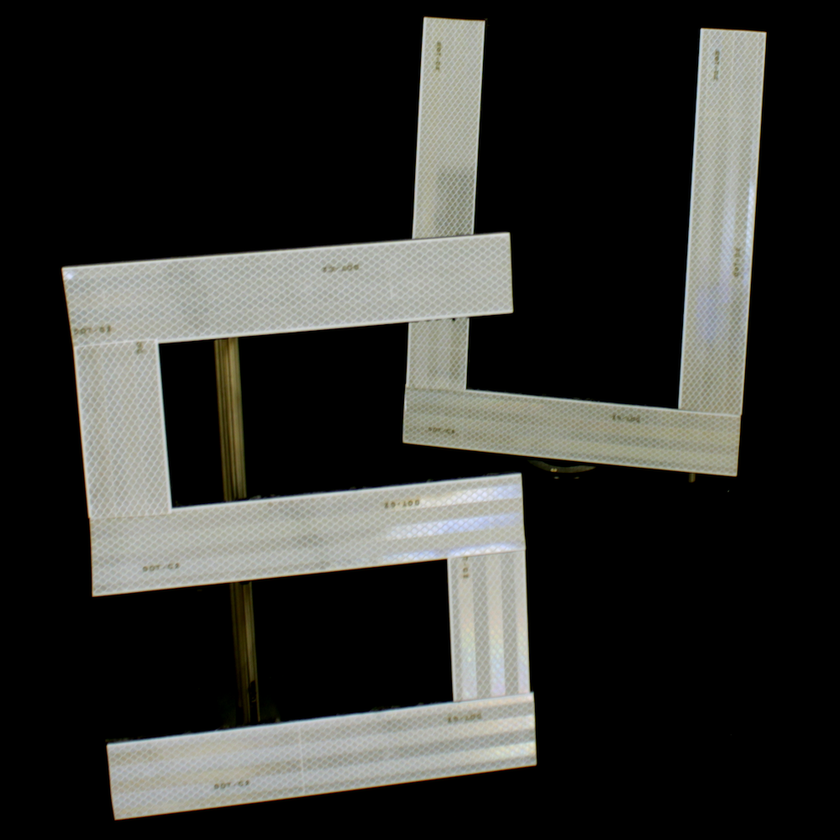
#> input picture data/scenes/blends/su.png, 840 x 840 px, shrunk from 1000 x 1000 before the run, found by its file name
$ jupyter execute processing.ipynb
#> lines starting #> are read from the running program, lines starting #| are printed output that depends on the picture
[cell 1]
from pathlib import Path

import matplotlib.pyplot as plt
import numpy as np
from PIL import Image
from scipy.ndimage import gaussian_filter

img_path = Path('/home/cristiancrr/demo_nlos/data/scenes/blends/su.png')

img_rgb = np.asarray(Image.open(img_path).convert('RGB'), dtype=np.float32) / 255.0
img_gray = np.asarray(Image.open(img_path).convert('L'), dtype=np.float32) / 255.0
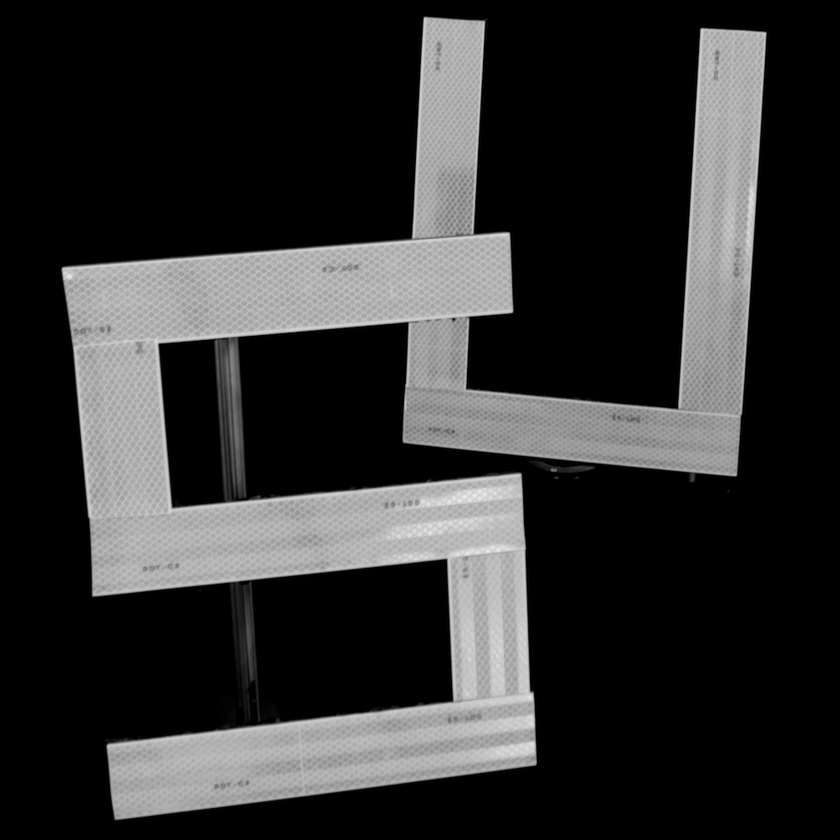
#> img_gray: shape (840, 840) float32; min 0, max 0.922, mean 0.186

# Amplitud y fase en el dominio de Fourier de la imagen en gris.
fft_img = np.fft.fftshift(np.fft.fft2(img_gray))
amplitude = np.abs(fft_img)
phase = np.angle(fft_img)
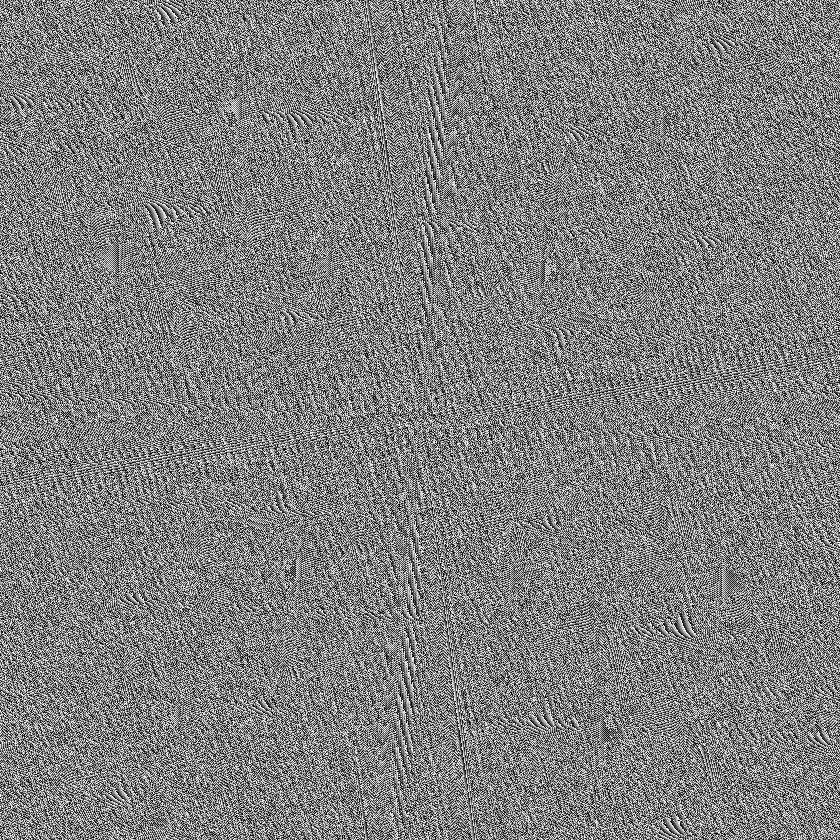
#> phase: shape (840, 840) float64; min -3.14, max 3.14, mean 2.71e-17; drawn with min black and max white
log_amplitude = np.log1p(amplitude)
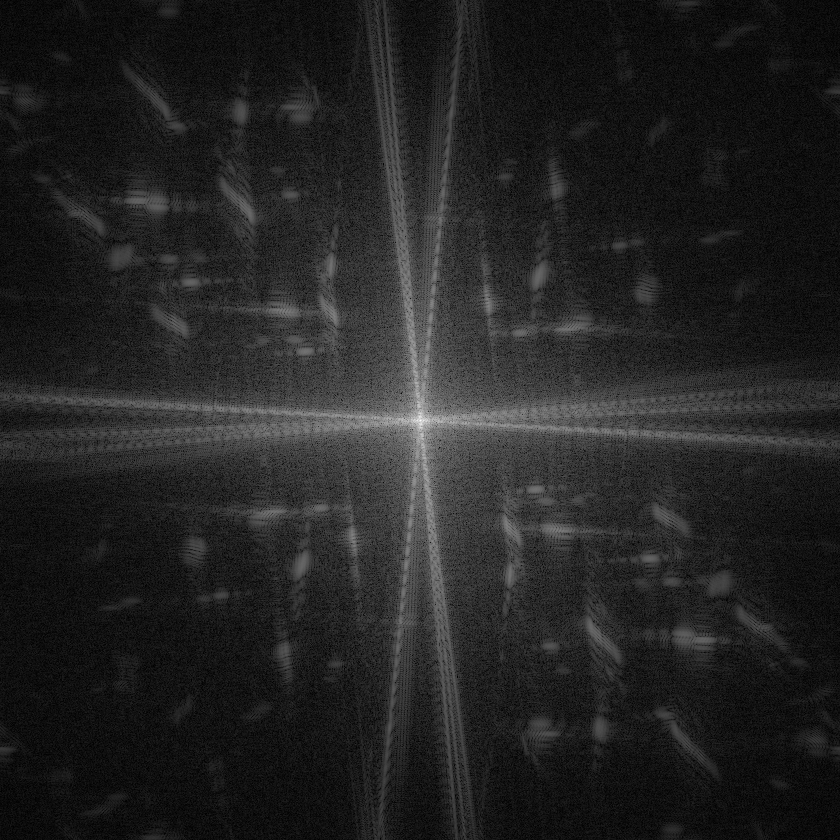
#> log_amplitude: shape (840, 840) float64; min 0.00329, max 11.79, mean 1.64; drawn with min black and max white

# Blur gaussiano fuerte seguido de ruido Poisson.
blur_sigma = 100.0
blurred = gaussian_filter(img_rgb, sigma=(blur_sigma, blur_sigma, 0))
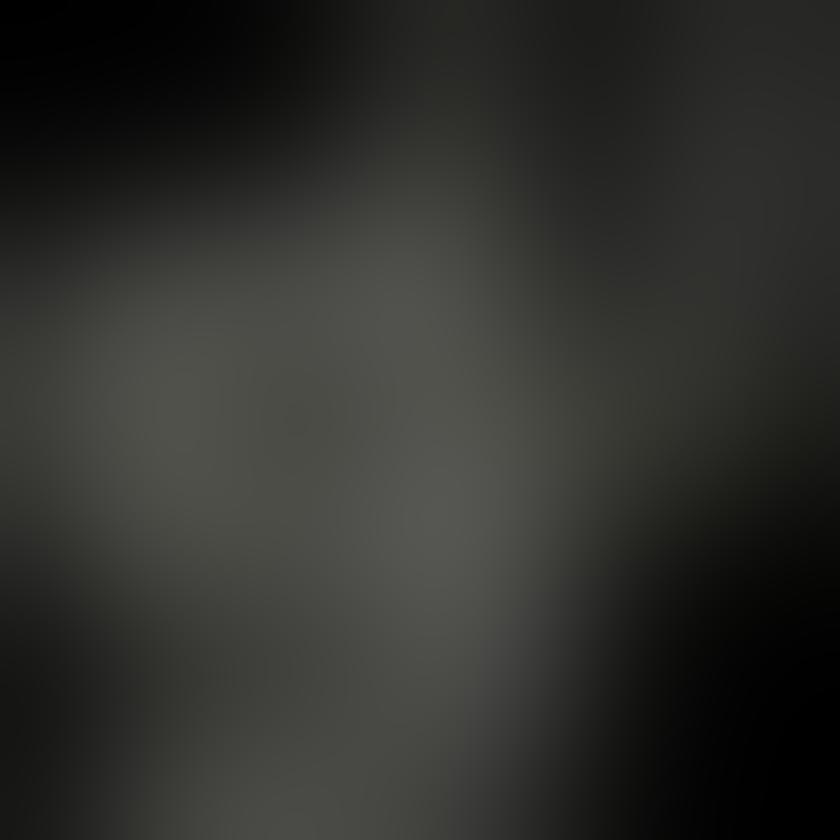
#> blurred: shape (840, 840, 3) float32; mean R, G, B 0.187, 0.188, 0.176

# La escala controla cuanta energia llega al sensor antes del muestreo Poisson.
poisson_scale = 100
rng = np.random.default_rng(42)
distorted = rng.poisson(np.clip(blurred, 0, 1) * poisson_scale).astype(np.float32) / poisson_scale

fig, axes = plt.subplots(1, 4, figsize=(20, 5))
axes[0].imshow(img_rgb)
axes[0].set_title('Imagen original')
axes[1].imshow(log_amplitude, cmap='magma')
axes[1].set_title('Log amplitud FFT')
axes[2].imshow(phase, cmap='twilight', vmin=-np.pi, vmax=np.pi)
axes[2].set_title('Fase FFT')
axes[3].imshow(np.clip(distorted, 0, 1))
axes[3].set_title(f'Blur fuerte + Poisson\n(sigma={blur_sigma}, scale={poisson_scale})')

for ax in axes:
    ax.axis('off')

plt.tight_layout()
plt.show()

print(f'img_rgb.shape = {img_rgb.shape}')
#| img_rgb.shape = (840, 840, 3)
print(f'img_gray.shape = {img_gray.shape}')
#| img_gray.shape = (840, 840)
print(f'amplitude.shape = {amplitude.shape}')
#| amplitude.shape = (840, 840)
print(f'phase.shape = {phase.shape}')
#| phase.shape = (840, 840)
print(f'blurred.shape = {blurred.shape}')
#| blurred.shape = (840, 840, 3)
print(f'distorted.shape = {distorted.shape}')
#| distorted.shape = (840, 840, 3)
print('Nota: esta fase es la fase de Fourier de la imagen, no una fase optica medida del objeto.')

$ run again, with data/scenes/blends/dummy.png copied over data/scenes/blends/su.png
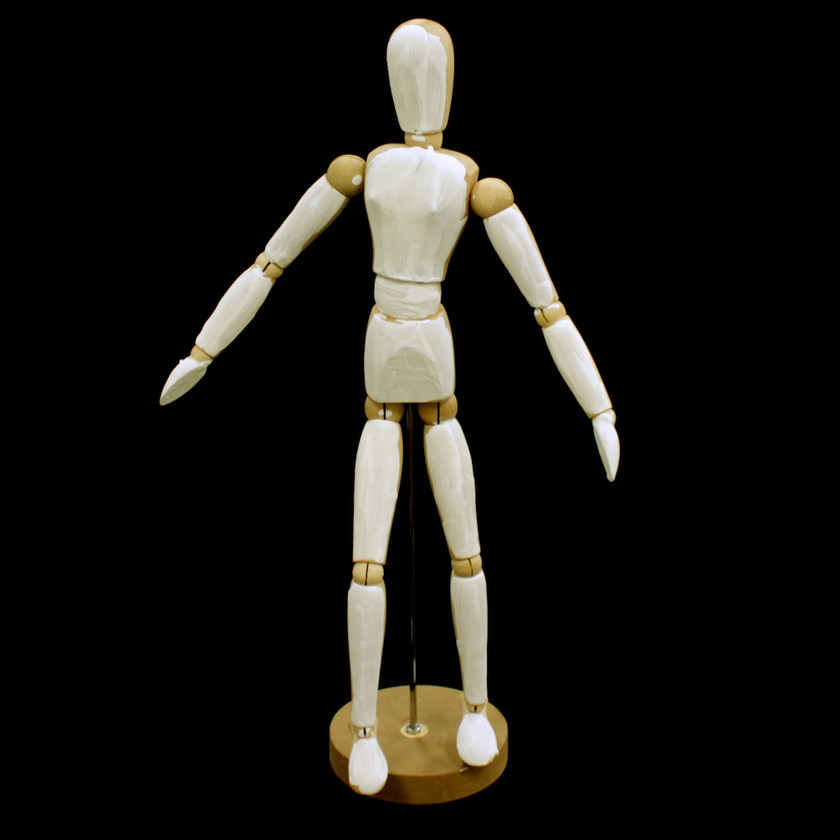
#> input picture data/scenes/blends/dummy.png, 840 x 840 px, shrunk from 1000 x 1000 before the run, found by its file name
#> `log_amplitude = np.log1p(amplitude)`:
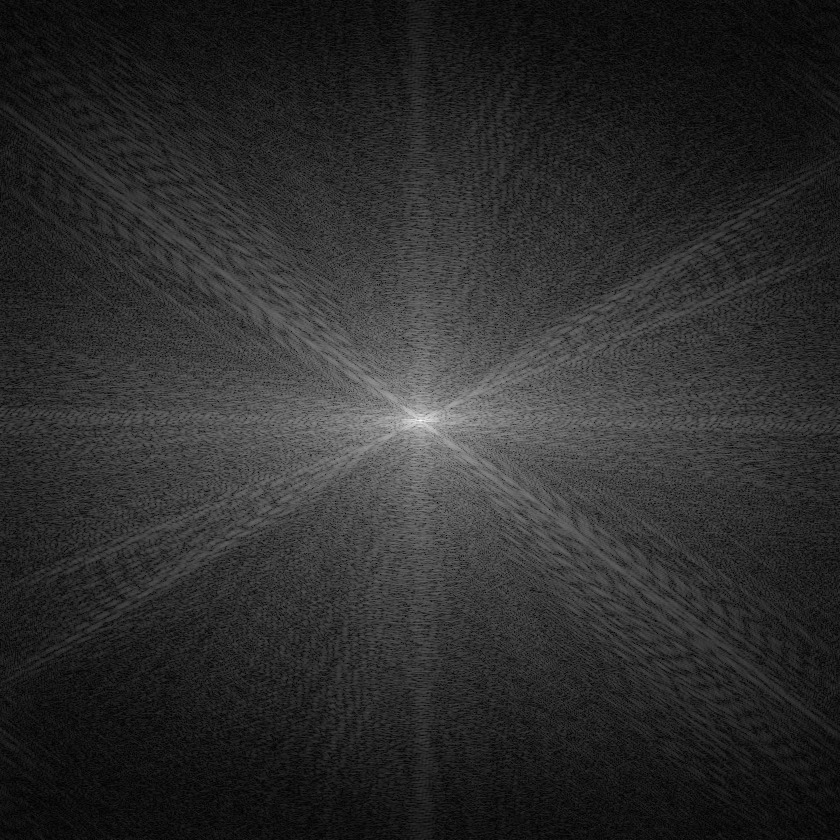
#> log_amplitude: shape (840, 840) float64; min 0.00167, max 11.02, mean 1.96; drawn with min black and max white
#> `blurred = gaussian_filter(img_rgb, sigma=(blur_sigma, blur_sigma, 0))`:
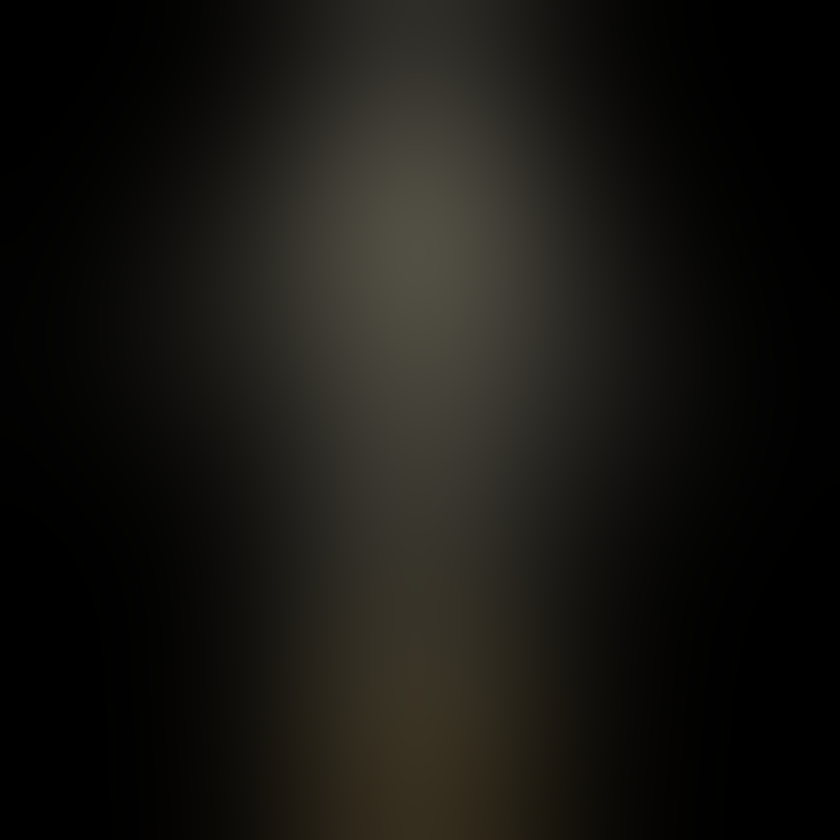
#> blurred: shape (840, 840, 3) float32; mean R, G, B 0.092, 0.0867, 0.0723
#| img_rgb.shape = (840, 840, 3)
#| img_gray.shape = (840, 840)
#| amplitude.shape = (840, 840)
#| phase.shape = (840, 840)
#| blurred.shape = (840, 840, 3)
#| distorted.shape = (840, 840, 3)

$ run again, with data/scenes/blends/exit.png copied over data/scenes/blends/su.png
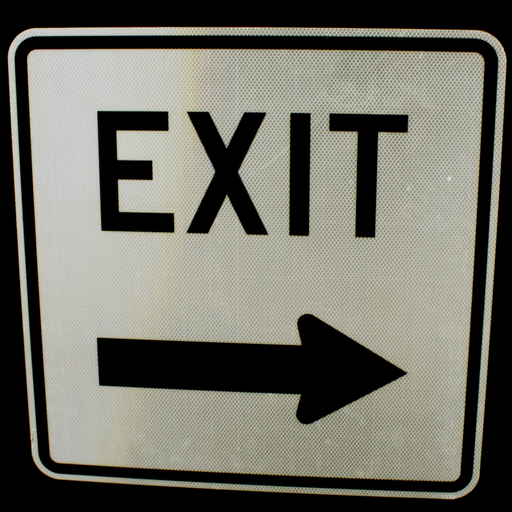
#> input picture data/scenes/blends/exit.png, 512 x 512 px, found by its file name
#> `log_amplitude = np.log1p(amplitude)`:
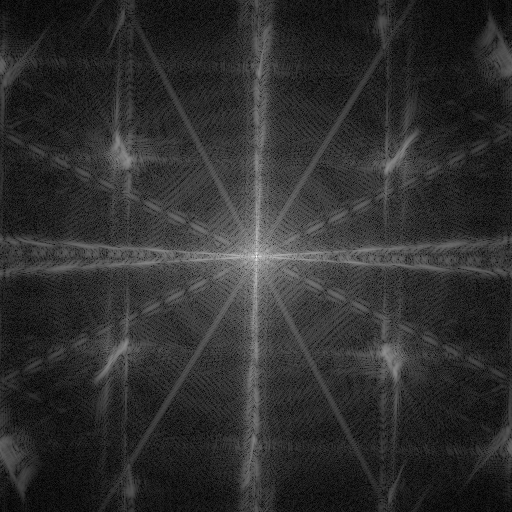
#> log_amplitude: shape (512, 512) float64; min 0.00502, max 11.63, mean 2.17; drawn with min black and max white
#> `distorted = rng.poisson(np.clip(blurred, 0, 1) * poisson_scale).astype..`:
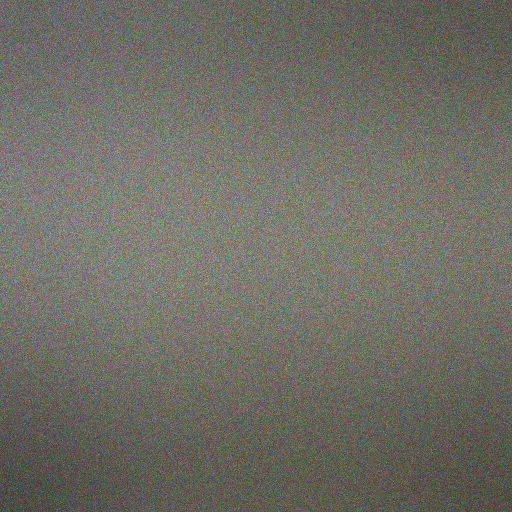
#> distorted: shape (512, 512, 3) float32; mean R, G, B 0.435, 0.433, 0.396
#| img_rgb.shape = (512, 512, 3)
#| img_gray.shape = (512, 512)
#| amplitude.shape = (512, 512)
#| phase.shape = (512, 512)
#| blurred.shape = (512, 512, 3)
#| distorted.shape = (512, 512, 3)
